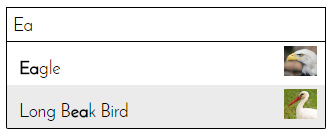
#> input picture vitaflow/annotate_server/images/list_species.jpg, 332 x 137 px, given in place of out_sample.jpg, which was not available
$ jupyter execute --allow-errors document_scanner.ipynb   (shell and % lines are left out)   (text cells are left out)
#> lines starting #> are read from the running program, lines starting #| are printed output that depends on the picture; after the words box and inside, x2 and y2 are one past the last pixel; in counts of white or black regions, pixels touching at a corner belong together; pictures that were not available may be replaced by others from this repository, and a replacement may not be noted
[cell 1]
# import the necessary packages
import numpy as np
import cv2

def order_points(pts):
    # initialzie a list of coordinates that will be ordered
    # such that the first entry in the list is the top-left,
    # the second entry is the top-right, the third is the
    # bottom-right, and the fourth is the bottom-left
    rect = np.zeros((4, 2), dtype = "float32")

    # the top-left point will have the smallest sum, whereas
    # the bottom-right point will have the largest sum
    s = pts.sum(axis = 1)
    rect[0] = pts[np.argmin(s)]
    rect[2] = pts[np.argmax(s)]

    # now, compute the difference between the points, the
    # top-right point will have the smallest difference,
    # whereas the bottom-left will have the largest difference
    diff = np.diff(pts, axis = 1)
    rect[1] = pts[np.argmin(diff)]
    rect[3] = pts[np.argmax(diff)]

    # return the ordered coordinates
    return rect

[cell 2]
def four_point_transform(image, pts):
    # obtain a consistent order of the points and unpack them
    # individually
    rect = order_points(pts)
    (tl, tr, br, bl) = rect

    # compute the width of the new image, which will be the
    # maximum distance between bottom-right and bottom-left
    # x-coordiates or the top-right and top-left x-coordinates
    widthA = np.sqrt(((br[0] - bl[0]) ** 2) + ((br[1] - bl[1]) ** 2))
    widthB = np.sqrt(((tr[0] - tl[0]) ** 2) + ((tr[1] - tl[1]) ** 2))
    maxWidth = max(int(widthA), int(widthB))

    # compute the height of the new image, which will be the
    # maximum distance between the top-right and bottom-right
    # y-coordinates or the top-left and bottom-left y-coordinates
    heightA = np.sqrt(((tr[0] - br[0]) ** 2) + ((tr[1] - br[1]) ** 2))
    heightB = np.sqrt(((tl[0] - bl[0]) ** 2) + ((tl[1] - bl[1]) ** 2))
    maxHeight = max(int(heightA), int(heightB))

    # now that we have the dimensions of the new image, construct
    # the set of destination points to obtain a "birds eye view",
    # (i.e. top-down view) of the image, again specifying points
    # in the top-left, top-right, bottom-right, and bottom-left
    # order
    dst = np.array([
        [0, 0],
        [maxWidth - 1, 0],
        [maxWidth - 1, maxHeight - 1],
        [0, maxHeight - 1]], dtype = "float32")

    # compute the perspective transform matrix and then apply it
    M = cv2.getPerspectiveTransform(rect, dst)
    warped = cv2.warpPerspective(image, M, (maxWidth, maxHeight))

    # return the warped image
    return warped

[cell 3]

import matplotlib.pyplot as plt

[cell 4]
from skimage.filters import threshold_local
import numpy as np
import argparse
import cv2
import imutils

[cell 5]
img = plt.imread('out_sample.jpg')
#> img is the input picture: shape (137, 332, 3); mean R, G, B 235.7, 235.5, 234

plt.imshow(img, 'gray')

[cell 6]
ret,th1 = cv2.threshold(img,127,255,cv2.THRESH_BINARY)
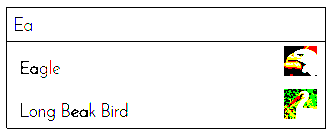
#> th1: shape (137, 332, 3); mean R, G, B 241.4, 241.7, 238.8
#> (the rest of this cell did not finish here and is left out)

[cell 7]
plt.figure(figsize=(5, 5))
plt.imshow(th1, 'gray')

[cell 8]
image = img # cv2.imread(args["image"])
ratio = image.shape[0] / 400.0
#> ratio = 0.343
orig = image.copy()
image = imutils.resize(image, height = 500)

# convert the image to grayscale, blur it, and find edges
# in the image

try:
    # gray
    image = cv2.cvtColor(image, cv2.COLOR_BGR2GRAY)
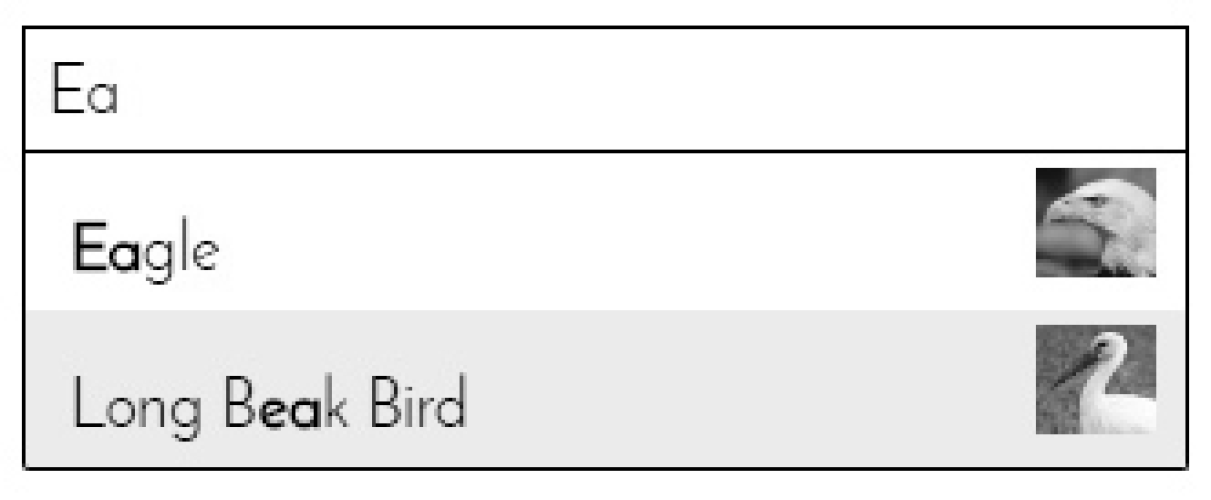
#> image: shape (500, 1211); min 0, max 255, mean 235.1
except:
    print("Not gray")


blur = cv2.GaussianBlur(image, (3, 3), 0)
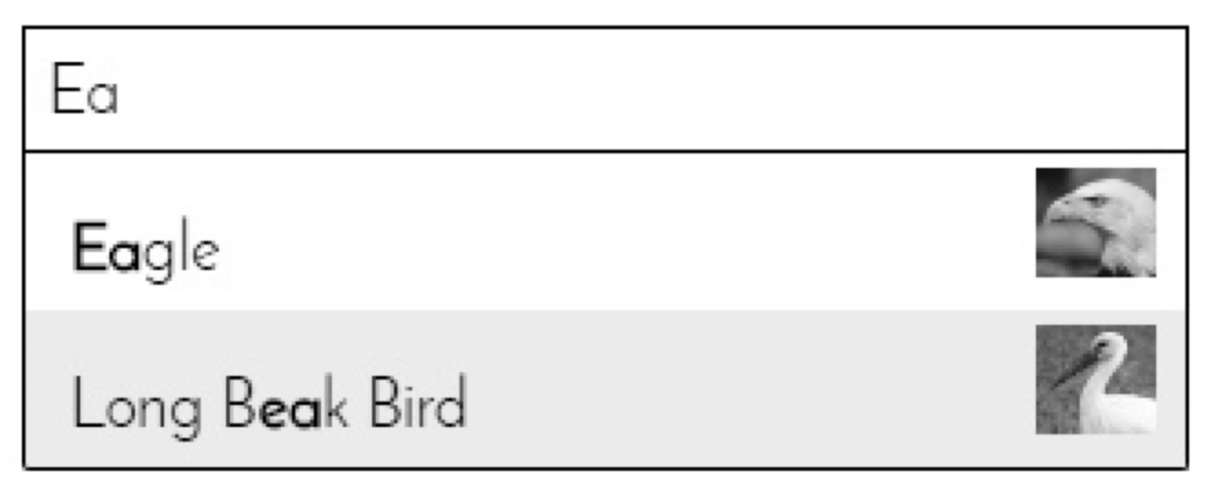
#> blur: shape (500, 1211); min 0, max 255, mean 235.1
edged = cv2.Canny(blur, 75, 200)
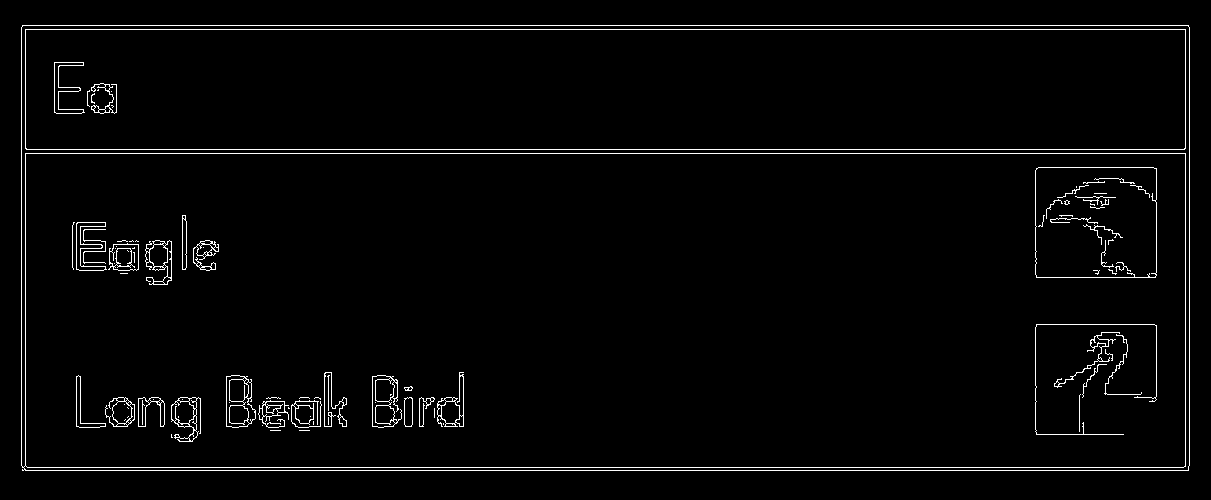
#> edged: shape (500, 1211); 2.6% white in thin lines or dots, all inside (x1, y1, x2, y2) = (21, 25, 1190, 471)

# show the original image and the edge detected image
print("STEP 1: Edge Detection")


images = [image, edged]


columns = len(images)
#> columns = 2
plt.figure(figsize=(10, 15))
for i, image in enumerate(images):
    plt.subplot(len(images) / columns + 1, columns, i + 1)
    plt.imshow(image, 'gray')
#> this loop made 2 passes

[cell 9]
cnts = cv2.findContours(edged.copy(), cv2.RETR_LIST, cv2.CHAIN_APPROX_SIMPLE)
#> cnts = 197 contours, 110 with area under 20; largest, box (x1, y1, x2, y2) and area: (21, 25, 1190, 471) 519742, (25, 153, 1186, 468) 364235, (21, 25, 1190, 471) 155502, (25, 29, 1186, 150) 139199, (25, 29, 1186, 150) 139195
cnts = imutils.grab_contours(cnts)
cnts = sorted(cnts, key = cv2.contourArea, reverse = True)[:5]
#> cnts = 5 contours; box (x1, y1, x2, y2) and area: (21, 25, 1190, 471) 519742, (25, 153, 1186, 468) 364235, (21, 25, 1190, 471) 155502, (25, 29, 1186, 150) 139199, (25, 29, 1186, 150) 139195

screenCnt = None
# loop over the contours
for c in cnts:
    # approximate the contour
    peri = cv2.arcLength(c, True)
    approx = cv2.approxPolyDP(c, 0.02 * peri, True)
    print('lenght of approx {}'.format(len(approx)))
    # if our approximated contour has four points, then we
    # can assume that we have found our screen
    if len(approx) == 4:
        screenCnt = approx
        break
#> this loop made 1 pass
#> (peri, screenCnt) on pass 1: (3228.7, [[21, 27], [22, 470], [1188, 470], [1188, 25]])
#| lenght of approx 4

# show the contour (outline) of the piece of paper
print("STEP 2: Find contours of paper")
cv2.drawContours(image, [screenCnt], -1, (0, 255, 0), 2)
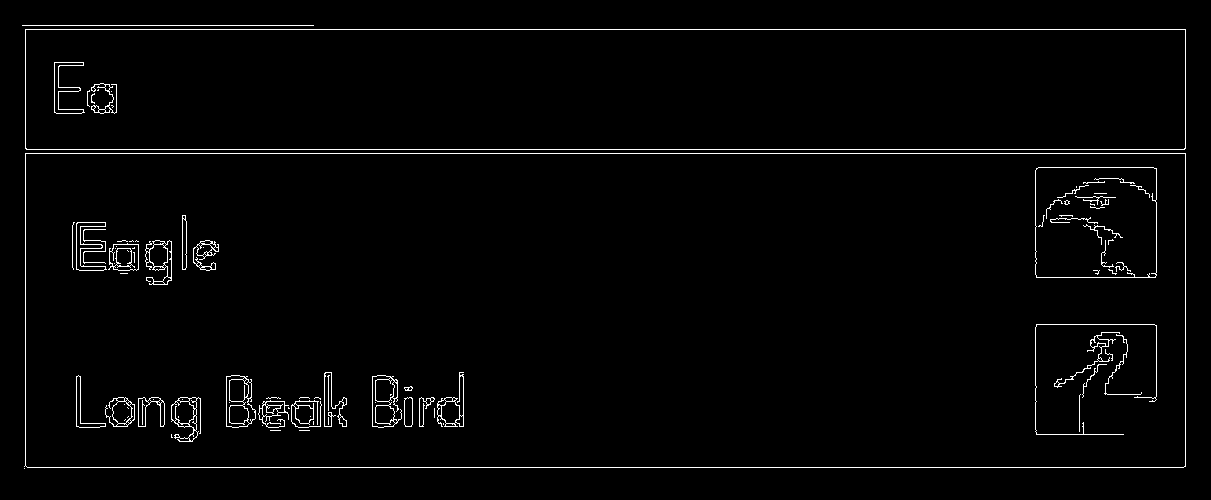
#> image: shape (500, 1211); 2.1% white in thin lines or dots, all inside (x1, y1, x2, y2) = (22, 25, 1186, 469)
cv2.imshow("Outline", image)
# cv2.waitKey(0)
# cv2.destroyAllWindows()
#> (the rest of this cell did not finish here and is left out)

[cell 10]
plt.figure(figsize=(10,10))

plt.imshow(image)

[cell 11]
warped = four_point_transform(orig, screenCnt.reshape(4, 2) * ratio)
#> in order_points, `s = pts.sum(axis = 1)`: s = [16.44, 168.5, 567.9, 415.5]
#> in order_points, `diff = np.diff(pts, axis = 1)`: diff = [2.05, 153.4, -245.9, -398.3]
#> in four_point_transform, `rect = order_points(pts)`: rect = [[7.19, 9.25], [406.9, 8.56], [406.9, 161], [7.53, 161]]
#> in four_point_transform, `(tl, tr, br, bl) = rect`: tl = [7.19, 9.25]; tr = [406.9, 8.56]; br = [406.9, 161]; bl = [7.53, 161]
#> in four_point_transform, `widthA = np.sqrt(((br[0] - bl[0]) ** 2) + ((br[1] - bl[1]) ** 2))`: widthA = 399.4
#> in four_point_transform, `widthB = np.sqrt(((tr[0] - tl[0]) ** 2) + ((tr[1] - tl[1]) ** 2))`: widthB = 399.7
#> in four_point_transform, `maxWidth = max(int(widthA), int(widthB))`: maxWidth = 399
#> in four_point_transform, `heightA = np.sqrt(((tr[0] - br[0]) ** 2) + ((tr[1] - br[1]) ** 2))`: heightA = 152.4
#> in four_point_transform, `heightB = np.sqrt(((tl[0] - bl[0]) ** 2) + ((tl[1] - bl[1]) ** 2))`: heightB = 151.7
#> in four_point_transform, `maxHeight = max(int(heightA), int(heightB))`: maxHeight = 152
#> in four_point_transform, `dst = np.array([ [0, 0], [maxWidth - 1, 0], [maxWidth - 1, maxHeight -..`: dst = [[0, 0], [398, 0], [398, 151], [0, 151]]
#> in four_point_transform, `M = cv2.getPerspectiveTransform(rect, dst)`: M = [[1, -0.00226, -7.17], [0.0017, 0.994, -9.21], [1.13e-05, -5.67e-06, 1]]
#> in four_point_transform, `warped = cv2.warpPerspective(image, M, (maxWidth, maxHeight))`:
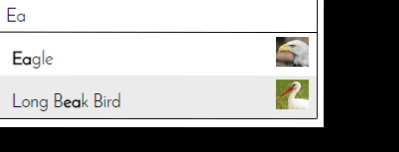
#> warped: shape (152, 399, 3); mean R, G, B 160.6, 160.5, 159.3

# convert the warped image to grayscale, then threshold it
# to give it that 'black and white' paper effect
warped = cv2.cvtColor(warped, cv2.COLOR_BGR2GRAY)
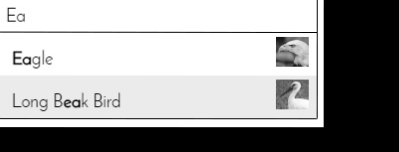
#> warped: shape (152, 399); min 0, max 255, mean 160.1
# T = threshold_local(warped, 11, offset = 10, method = "gaussian")
# warped = (warped > T).astype("uint8") * 255

# show the original and scanned images
print("STEP 3: Apply perspective transform")
cv2.imshow("Original", imutils.resize(orig, height = 650))
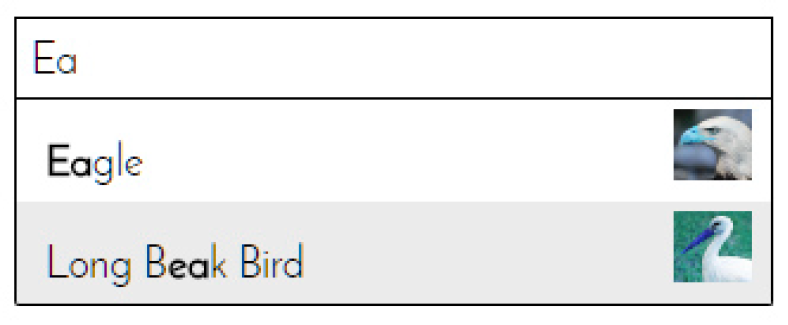
#> window 'Original': shape (650, 1575, 3) (shown at 1/2 size); mean B, G, R 235.7, 235.5, 234
cv2.imshow("Scanned", imutils.resize(warped, height = 650))
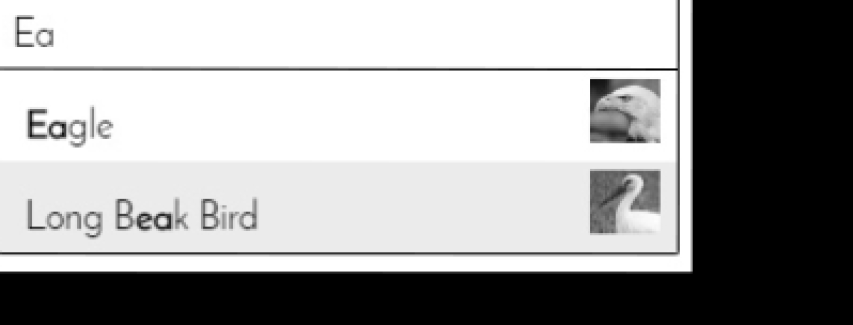
#> window 'Scanned': shape (650, 1706) (shown at 1/2 size); min 0, max 255, mean 160.1
cv2.waitKey(0)

[cell 12]
plt.figure(figsize=(40,20))
plt.imshow(imutils.resize(orig, height = 650))

[cell 13]
plt.figure(figsize=(40,20))
plt.imshow(imutils.resize(warped, height = 650))

[cell 14]
imutils.resize(warped, height = 650)

[cell 15]
plt.imsave('scanned.png', imutils.resize(warped, height = 650))
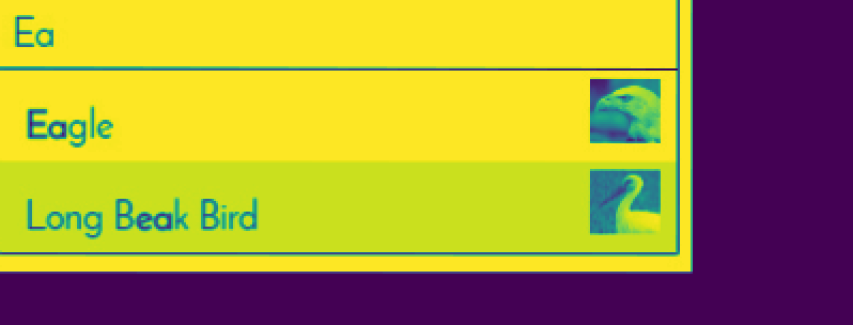
#> saved as scanned.png: shape (650, 1706, 3) (shown at 1/2 size); mean R, G, B 168.9, 149.7, 56.9
